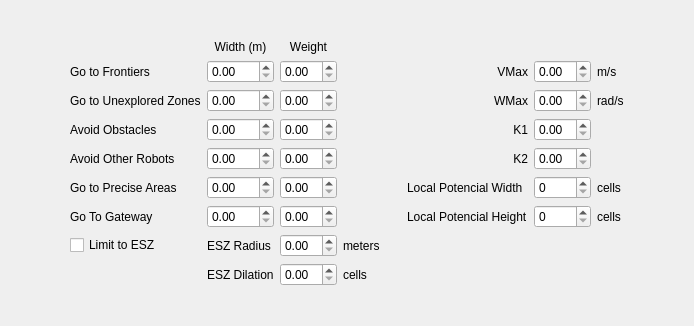
         <widget class="QWidget" name="RLHTab">
          <property name="geometry">
           <rect>
            <x>0</x>
            <y>0</y>
            <width>694</width>
            <height>326</height>
           </rect>
          </property>
          <attribute name="label">
           <string>Reactive Layer</string>
          </attribute>
          <layout class="QGridLayout" name="gridLayout">
           <item row="1" column="2">
            <widget class="QLabel" name="label_8">
             <property name="sizePolicy">
              <sizepolicy hsizetype="Preferred" vsizetype="Minimum">
               <horstretch>0</horstretch>
               <verstretch>0</verstretch>
              </sizepolicy>
             </property>
             <property name="text">
              <string>Width (m)</string>
             </property>
             <property name="alignment">
              <set>Qt::AlignCenter</set>
             </property>
            </widget>
           </item>
           <item row="1" column="3">
            <widget class="QLabel" name="label_9">
             <property name="sizePolicy">
              <sizepolicy hsizetype="Preferred" vsizetype="Minimum">
               <horstretch>0</horstretch>
               <verstretch>0</verstretch>
              </sizepolicy>
             </property>
             <property name="text">
              <string>Weight</string>
             </property>
             <property name="alignment">
              <set>Qt::AlignCenter</set>
             </property>
            </widget>
           </item>
           <item row="2" column="1">
            <widget class="QLabel" name="label">
             <property name="text">
              <string>Go to Frontiers</string>
             </property>
            </widget>
           </item>
           <item row="2" column="2">
            <widget class="QDoubleSpinBox" name="HFSSpinBox"/>
           </item>
           <item row="2" column="3">
            <widget class="QDoubleSpinBox" name="HFASpinBox"/>
           </item>
           <item row="2" column="5">
            <widget class="QLabel" name="label_10">
             <property name="text">
              <string>VMax</string>
             </property>
             <property name="alignment">
              <set>Qt::AlignRight|Qt::AlignTrailing|Qt::AlignVCenter</set>
             </property>
            </widget>
           </item>
           <item row="2" column="6">
            <widget class="QDoubleSpinBox" name="HVMAXSpinBox"/>
           </item>
           <item row="2" column="7">
            <widget class="QLabel" name="label_15">
             <property name="text">
              <string>m/s</string>
             </property>
            </widget>
           </item>
           <item row="3" column="1">
            <widget class="QLabel" name="label_2">
             <property name="text">
              <string>Go to Unexplored Zones</string>
             </property>
            </widget>
           </item>
           <item row="3" column="2">
            <widget class="QDoubleSpinBox" name="HUSSpinBox"/>
           </item>
           <item row="3" column="3">
            <widget class="QDoubleSpinBox" name="HUASpinBox"/>
           </item>
           <item row="3" column="5">
            <widget class="QLabel" name="label_11">
             <property name="text">
              <string>WMax</string>
             </property>
             <property name="alignment">
              <set>Qt::AlignRight|Qt::AlignTrailing|Qt::AlignVCenter</set>
             </property>
            </widget>
           </item>
           <item row="3" column="6">
            <widget class="QDoubleSpinBox" name="HWMAXSpinBox"/>
           </item>
           <item row="3" column="7">
            <widget class="QLabel" name="label_16">
             <property name="text">
              <string>rad/s</string>
             </property>
            </widget>
           </item>
           <item row="5" column="1">
            <widget class="QLabel" name="label_3">
             <property name="text">
              <string>Avoid Obstacles</string>
             </property>
            </widget>
           </item>
           <item row="5" column="2">
            <widget class="QDoubleSpinBox" name="HOSSpinBox"/>
           </item>
           <item row="5" column="3">
            <widget class="QDoubleSpinBox" name="HOASpinBox"/>
           </item>
           <item row="5" column="5">
            <widget class="QLabel" name="label_12">
             <property name="text">
              <string>K1</string>
             </property>
             <property name="alignment">
              <set>Qt::AlignRight|Qt::AlignTrailing|Qt::AlignVCenter</set>
             </property>
            </widget>
           </item>
           <item row="5" column="6">
            <widget class="QDoubleSpinBox" name="HK1SpinBox"/>
           </item>
           <item row="6" column="1">
            <widget class="QLabel" name="label_4">
             <property name="text">
              <string>Avoid Other Robots</string>
             </property>
            </widget>
           </item>
           <item row="6" column="2">
            <widget class="QDoubleSpinBox" name="HRSSpinBox"/>
           </item>
           <item row="6" column="3">
            <widget class="QDoubleSpinBox" name="HRASpinBox"/>
           </item>
           <item row="6" column="5">
            <widget class="QLabel" name="label_13">
             <property name="text">
              <string>K2</string>
             </property>
             <property name="alignment">
              <set>Qt::AlignRight|Qt::AlignTrailing|Qt::AlignVCenter</set>
             </property>
            </widget>
           </item>
           <item row="6" column="6">
            <widget class="QDoubleSpinBox" name="HK2SpinBox"/>
           </item>
           <item row="8" column="1">
            <widget class="QLabel" name="label_5">
             <property name="text">
              <string>Go to Precise Areas</string>
             </property>
            </widget>
           </item>
           <item row="8" column="2">
            <widget class="QDoubleSpinBox" name="HPSSpinBox"/>
           </item>
           <item row="8" column="3">
            <widget class="QDoubleSpinBox" name="HPASpinBox"/>
           </item>
           <item row="8" column="5">
            <widget class="QLabel" name="label_7">
             <property name="text">
              <string>Local Potencial Width</string>
             </property>
            </widget>
           </item>
           <item row="8" column="6">
            <widget class="QSpinBox" name="HLPWSpinBox"/>
           </item>
           <item row="8" column="7">
            <widget class="QLabel" name="label_17">
             <property name="text">
              <string>cells</string>
             </property>
            </widget>
           </item>
           <item row="10" column="1">
            <widget class="QLabel" name="label_6">
             <property name="text">
              <string>Go To Gateway</string>
             </property>
            </widget>
           </item>
           <item row="10" column="2">
            <widget class="QDoubleSpinBox" name="HGSSpinBox"/>
           </item>
           <item row="10" column="3">
            <widget class="QDoubleSpinBox" name="HGASpinBox"/>
           </item>
           <item row="10" column="5">
            <widget class="QLabel" name="label_14">
             <property name="text">
              <string>Local Potencial Height</string>
             </property>
            </widget>
           </item>
           <item row="10" column="6">
            <widget class="QSpinBox" name="HLPHSpinBox"/>
           </item>
           <item row="10" column="7">
            <widget class="QLabel" name="label_18">
             <property name="text">
              <string>cells</string>
             </property>
            </widget>
           </item>
           <item row="0" column="2">
            <spacer name="verticalSpacer_2">
             <property name="orientation">
              <enum>Qt::Vertical</enum>
             </property>
             <property name="sizeHint" stdset="0">
              <size>
               <width>20</width>
               <height>40</height>
              </size>
             </property>
            </spacer>
           </item>
           <item row="2" column="0">
            <spacer name="horizontalSpacer_2">
             <property name="orientation">
              <enum>Qt::Horizontal</enum>
             </property>
             <property name="sizeHint" stdset="0">
              <size>
               <width>40</width>
               <height>20</height>
              </size>
             </property>
            </spacer>
           </item>
           <item row="14" column="2">
            <spacer name="verticalSpacer">
             <property name="orientation">
              <enum>Qt::Vertical</enum>
             </property>
             <property name="sizeHint" stdset="0">
              <size>
               <width>20</width>
               <height>40</height>
              </size>
             </property>
            </spacer>
           </item>
           <item row="2" column="8">
            <spacer name="horizontalSpacer">
             <property name="orientation">
              <enum>Qt::Horizontal</enum>
             </property>
             <property name="sizeHint" stdset="0">
              <size>
               <width>40</width>
               <height>20</height>
              </size>
             </property>
            </spacer>
           </item>
           <item row="2" column="4">
            <spacer name="horizontalSpacer_3">
             <property name="orientation">
              <enum>Qt::Horizontal</enum>
             </property>
             <property name="sizeHint" stdset="0">
              <size>
               <width>40</width>
               <height>20</height>
              </size>
             </property>
            </spacer>
           </item>
           <item row="11" column="2">
            <widget class="QLabel" name="label_174">
             <property name="text">
              <string>ESZ Radius</string>
             </property>
            </widget>
           </item>
           <item row="11" column="1">
            <widget class="QCheckBox" name="HUseESZCB">
             <property name="text">
              <string>Limit to ESZ</string>
             </property>
            </widget>
           </item>
           <item row="11" column="3">
            <widget class="QDoubleSpinBox" name="HESZRadiusSpinBox"/>
           </item>
           <item row="12" column="3">
            <widget class="QDoubleSpinBox" name="HESZDilationSpinBox"/>
           </item>
           <item row="12" column="2">
            <widget class="QLabel" name="label_175">
             <property name="text">
              <string>ESZ Dilation</string>
             </property>
            </widget>
           </item>
           <item row="11" column="4">
            <widget class="QLabel" name="label_176">
             <property name="text">
              <string>meters</string>
             </property>
            </widget>
           </item>
           <item row="12" column="4">
            <widget class="QLabel" name="label_177">
             <property name="text">
              <string>cells</string>
             </property>
            </widget>
           </item>
          </layout>
         </widget>
